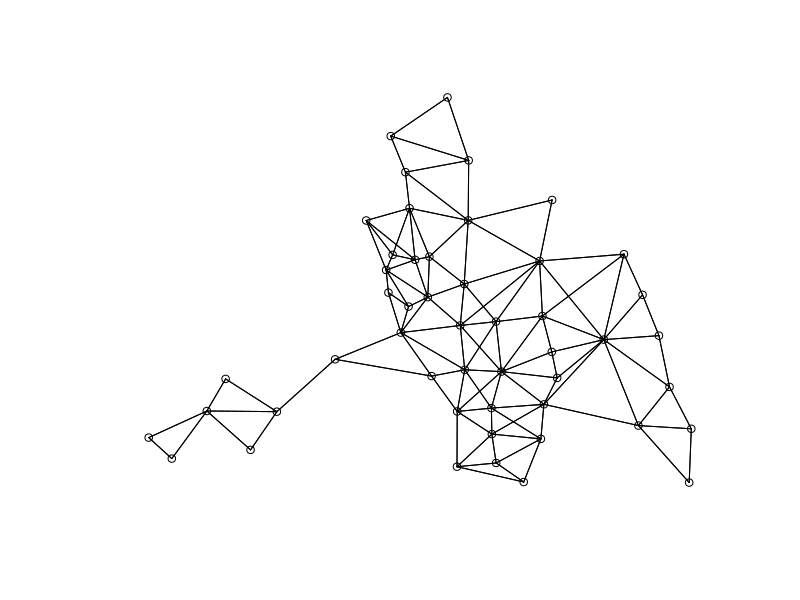
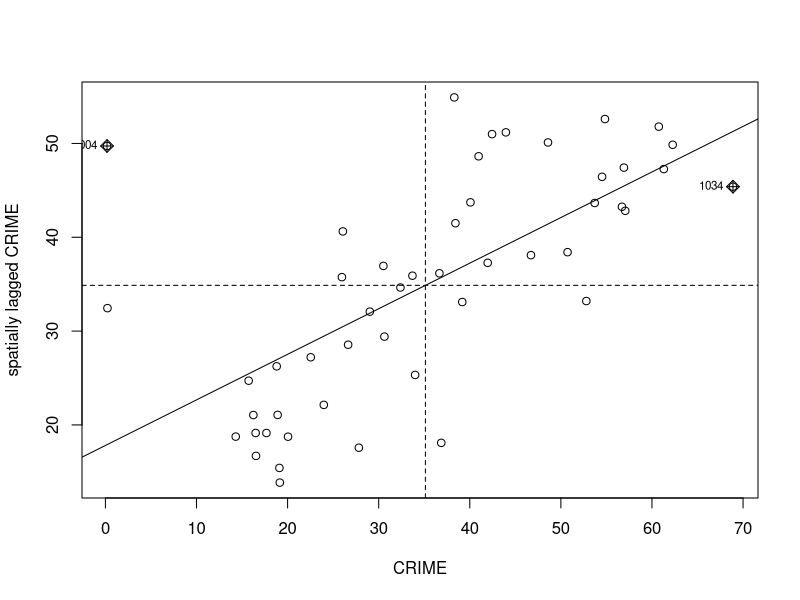

Generate these figures, in order, with R: (Note: this script raises an error after producing the figures.)
#Instalar pacote de dependência espacial
#install.packages('spdep')

library(spdep)

data(columbus)
mydata=columbus
attach(mydata)
Y=cbind(CRIME)
X=cbind(INC,HOVAL)
xy=cbind(mydata$X,mydata$Y)
#Pontos mostrando ondes a observações estão e qual a distância entre eles
neighbors=col.gal.nb
#mostra onde os objetos estão. Acho que é um arquivo casado com o anterior neighbors
coords=coords

#Neighbors summary
summary(neighbors)
plot(neighbors,coords)

#Descriptive statistics
summary(X)
summary(Y)

#OLS regression
olsreg=lm(Y~X)
summary(olsreg)

#Spatial analysis based on contiguity

#Spatial weight matrix based on contiguity
#VOu usar isso para calcular o local moran
listw=nb2listw(neighbors)
summary(listw)

#Moran's I test
# Há dependÊncia espacial mostrada pelo Moran I statistic=0.485770914 e p-value = 4.578e-08
moran.test(CRIME,listw)
moran.plot(CRIME,listw)

#Lagrange multiplier test for spatial lag and spatial error dependencies
#De acordo com os p-values nós temos dependência espacial e também podemos 
#usar modelo com lag e com erro espacial
lm.LMtests(olsreg,listw,test=c("LMlag","LMerr"))

#Spatial lag model
#Nesse modelo, RHO é o parametro de deppendência espacial Rho: 0.40389
# esse parâmetro é significante p-value: 0.0037154, ou seja há dependência espacial
spatial.lag=lagsarlm(CRIME~INC+HOVAL,data=mydata,listw)
summary(spatial.lag)

#Spatial error model
spatial.error=errorsarlm(CRIME~INC+HOVAL,data=mydata,listw)
summary(spatial.error)
